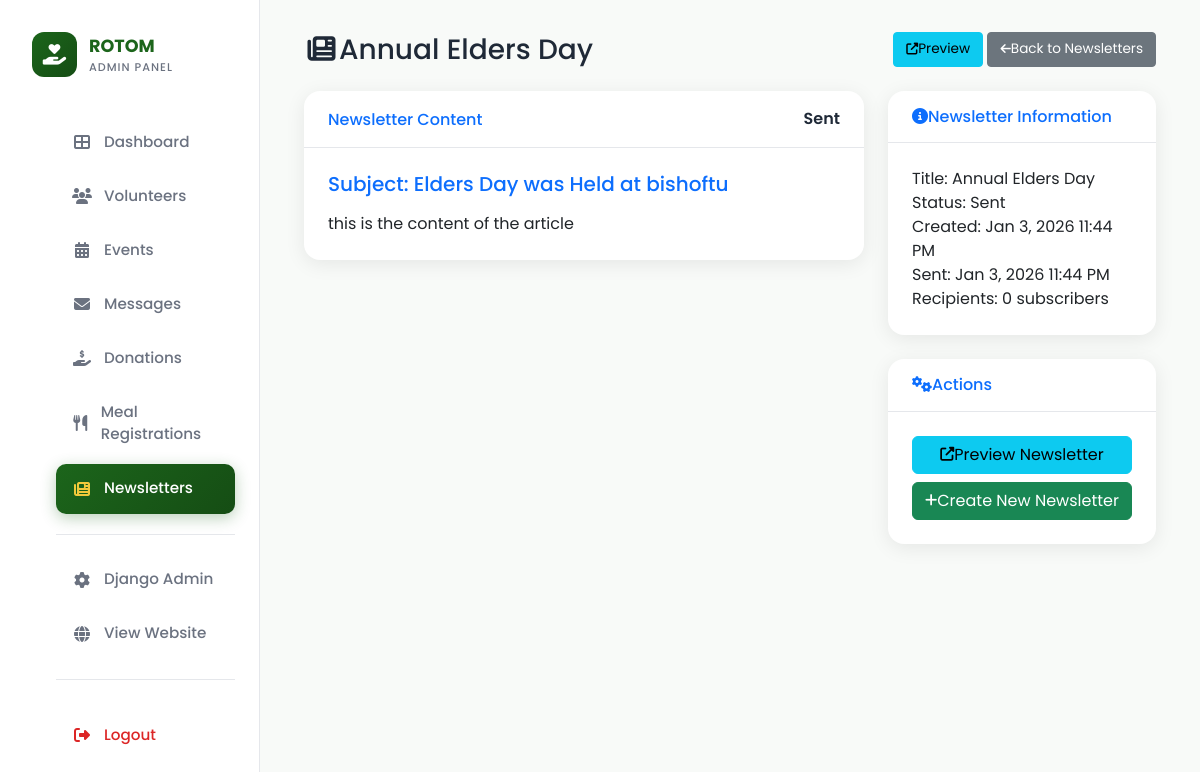
Page /dashboard/newsletter/2/ (signed in) on the committed database.
### rotom/models.py (models this page shows, shortened)
class Newsletter(models.Model):
    STATUS_CHOICES = [
        ('draft', 'Draft'),
        ('sent', 'Sent'),
        ('scheduled', 'Scheduled'),
    ]
    title = models.CharField(max_length=200)
    subject = models.CharField(max_length=200)
    content = models.TextField(help_text="Newsletter content (HTML supported)")
    image = models.ImageField(upload_to='blog_images/', blank=True, null=True, help_text="Optional image for blog post")
    status = models.CharField(max_length=20, choices=STATUS_CHOICES, default='draft')
    created_at = models.DateTimeField(auto_now_add=True)
    sent_at = models.DateTimeField(null=True, blank=True)
    scheduled_for = models.DateTimeField(null=True, blank=True)
    recipients_count = models.PositiveIntegerField(default=0)
    class Meta:
        ordering = ['-created_at']

### dashboard/views.py (the view)
# urls.py: path('newsletter/<int:pk>/', views.newsletter_detail, name='newsletter_detail'),
@staff_member_required(login_url='dashboard:login')
def newsletter_detail(request, pk):
    newsletter = get_object_or_404(Newsletter, pk=pk)
    return render(request, 'dashboard/newsletter_detail.html', {'newsletter': newsletter})

### dashboard/templates/dashboard/newsletter_detail.html (shortened to what this page needs)
{% extends 'dashboard/base_admin.html' %}
{% load static %}
{% block content %}
<div class="container-fluid">
    <div class="d-sm-flex align-items-center justify-content-between mb-4">
        <h1 class="h3 mb-0 text-gray-800">
            <i class="fas fa-newspaper fa-fw mr-2"></i>{{ newsletter.title }}
        </h1>
        <div>
            <a href="{% url 'dashboard:preview_newsletter' newsletter.pk %}"
               class="btn btn-info btn-sm mr-2" target="_blank">
                Preview
            </a>
            <a href="{% url 'dashboard:manage_newsletters' %}" class="btn btn-secondary btn-sm">
                Back to Newsletters
            </a>
        </div>
    </div>
    <div class="row">
        <div class="col-lg-8">
            <div class="card">
                <div class="card-header py-3 d-flex flex-row align-items-center justify-content-between">
                    <h6 class="m-0 font-weight-bold text-primary">Newsletter Content</h6>
                    <span class="status-badge status-{{ newsletter.status }}">
                        {{ newsletter.get_status_display }}
                    </span>
                </div>
                <div class="card-body">
                    <div class="mb-3">
                        <h5 class="font-weight-bold text-primary">Subject: {{ newsletter.subject }}</h5>
                    </div>
                    <div class="newsletter-content">
                        {{ newsletter.content|safe }}
                    </div>
                </div>
            </div>
        </div>
        <div class="col-lg-4">
            <div class="card">
                <div class="card-header py-3">
                    <h6 class="m-0 font-weight-bold text-primary">
                        <i class="fas fa-info-circle mr-1"></i>Newsletter Information
                    </h6>
                </div>
                <div class="card-body">
                    <div class="info-item">
                        <span class="info-label">Title:</span>
                        <span class="info-value">{{ newsletter.title }}</span>
                    </div>
                    <div class="info-item">
                        <span class="info-label">Status:</span>
                        <span class="status-badge status-{{ newsletter.status }}">
                            {{ newsletter.get_status_display }}
                        </span>
                    </div>
                    <div class="info-item">
                        <span class="info-label">Created:</span>
                        <span class="info-value">{{ newsletter.created_at|date:"M j, Y g:i A" }}</span>
                    </div>
                    {% if newsletter.sent_at %}
                    <div class="info-item">
                        <span class="info-label">Sent:</span>
                        <span class="info-value">{{ newsletter.sent_at|date:"M j, Y g:i A" }}</span>
                    </div>
                    <div class="info-item">
                        <span class="info-label">Recipients:</span>
                        <span class="info-value">{{ newsletter.recipients_count }} subscribers</span>
                    </div>
                    {% endif %}
                </div>
            </div>
            <div class="card mt-4">
                <div class="card-header py-3">
                    <h6 class="m-0 font-weight-bold text-primary">
                        <i class="fas fa-cogs mr-1"></i>Actions
                    </h6>
                </div>
                <div class="card-body">
                    <div class="d-grid gap-2">
                        <a href="{% url 'dashboard:preview_newsletter' newsletter.pk %}"
                           class="btn btn-info btn-block" target="_blank">
                            <i class="fas fa-external-link-alt fa-sm mr-1"></i>Preview Newsletter
                        </a>
                        <a href="{% url 'dashboard:create_newsletter' %}"
                           class="btn btn-success btn-block">
                            <i class="fas fa-plus fa-sm mr-1"></i>Create New Newsletter
                        </a>
                    </div>
                </div>
            </div>
        </div>
    </div>
</div>
{% endblock %}

### rows in the picture
Newsletter: title "Annual Elders Day", status "Sent", subject "Elders Day was Held at bishoftu", content "this is the content of the article", created_at "Jan 3, 2026 11:44 PM", sent_at "Jan 3, 2026 11:44 PM", recipients_count "0"
